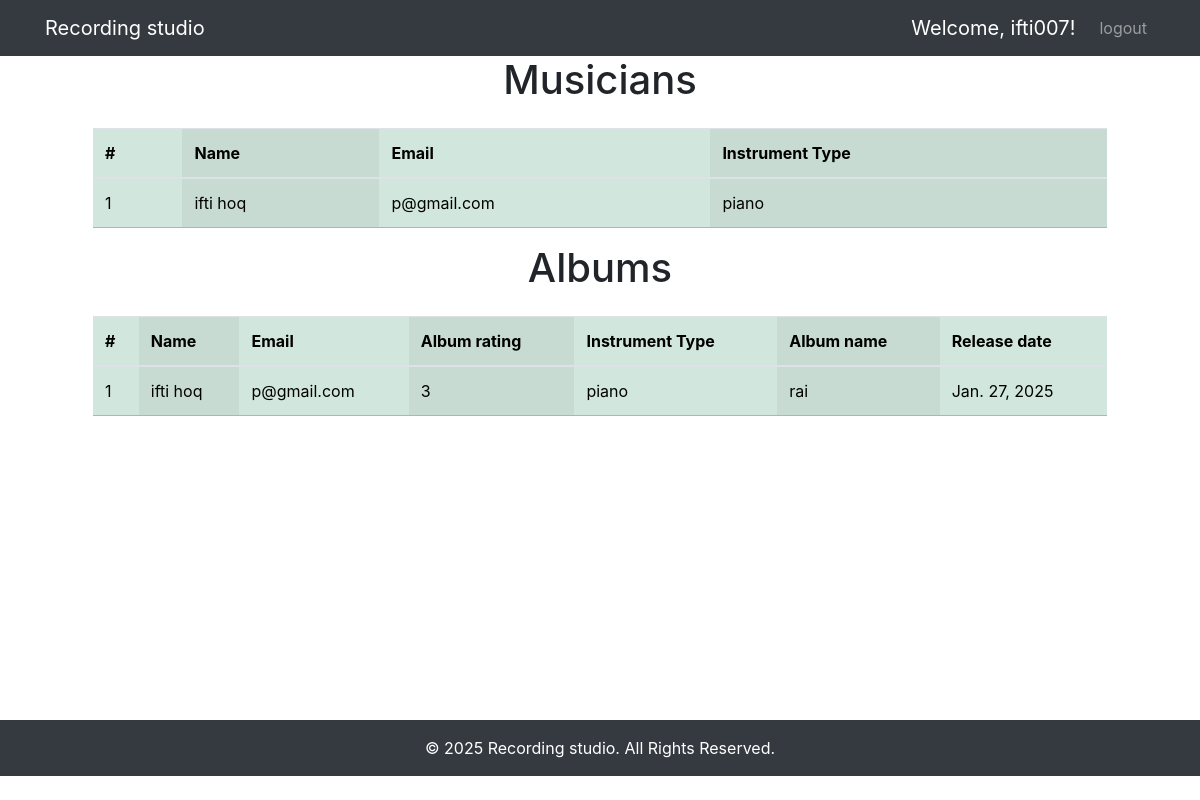
The app's page / (signed in) with its own data.
### musician/models.py (models this page shows, shortened)
class Musician(models.Model):
    ins_choices = [
        ('guitar', 'Guitar'),
        ('piano', 'Piano'),
        ('other', 'Other'),
    ]
    first_name = models.CharField(max_length=100)
    last_name = models.CharField(max_length=100)
    email = models.EmailField(unique=True)
    phone_number = models.CharField(max_length=15)
    instrument_type = models.CharField(max_length=50, choices=ins_choices)

### album/models.py (models this page shows, shortened)
class Album(models.Model):
    ratings = [
        (1, '1 star'),
        (2, '2 star'),
        (3, '3 star'),
        (4, '4 star'),
        (5, '5 star'),
    ]
    name = models.CharField(max_length=255)
    musician = models.ForeignKey(
        Musician,
        on_delete=models.CASCADE,
        related_name='albums'
    )
    release_date = models.DateField()
    rating = models.PositiveSmallIntegerField(
        choices=ratings,
    )

### recordingstudio/views.py (the view)
# urls.py: path('', views.Home, name = 'home'),
def Home(request):
    mdata =  mmodels.Musician.objects.all()
    adata =  amodels.Album.objects.all()
    return render(request, 'index.html', {'mdata': mdata, 'adata': adata})

### templates/index.html
{% extends 'base.html' %}
{% block content %}
<div class="container">
  <h1 class="text-center mb-4">Musicians</h1>
  <div class="ms-5 me-5">
  <table class="table table-success table-striped-columns">
      <thead>
          <tr>
              <th>#</th>
              <th>Name</th>
              <th>Email</th>
              <th>Instrument Type</th>
          </tr>
      </thead>
  {% if mdata %}
      {% for musician in mdata %}
      <tr>
          <td>{{ forloop.counter }}</td>
          <td>{{ musician.first_name }} {{ musician.last_name }}</a></td>
          <td>{{ musician.email }}</td>
          <td>{{ musician.instrument_type }}</td>
      </tr>
      {% endfor %}
  {% endif %}
      </table>
  </div>
  <h1 class="text-center mb-4">Albums</h1>
  <div class="ms-5 me-5">
  <table class="table table-success table-striped-columns">
      <thead>
          <tr>
              <th>#</th>
              <th>Name</th>
              <th>Email</th>
              <th>Album rating</th>
              <th>Instrument Type</th>
              <th>Album name</th>
              <th>Release date</th>
          </tr>
      </thead>
  {% if mdata %}
      {% for album in adata %}
      <tr>
          <td>{{ forloop.counter }}</td>
          <td>{{ album.musician.first_name }} {{ album.musician.last_name }}</td>
          <td>{{ album.musician.email }}</td>
          <td>{{ album.rating }}</td>
          <td>{{ album.musician.instrument_type }}</td>
          <td>{{ album.name }}</td>
          <td>{{ album.release_date }}</td>
      </tr>
      {% endfor %}
  {% endif %}
      </table>
  </div>
  </div>
{% endblock %}

### templates/base.html (shortened to what this page needs)
<!DOCTYPE html>
<html lang="en">
<head>
    <link href="https://cdn.jsdelivr.net/npm/bootstrap@5.3.2/dist/css/bootstrap.min.css" rel="stylesheet">
    <link rel="stylesheet" href="https://cdn.jsdelivr.net/npm/bootstrap@4.0.0/dist/css/bootstrap.min.css">
</head>
<body>
    <nav class="navbar navbar-expand-lg navbar-dark bg-dark">
        <div class="container">
            <a class="navbar-brand" href="#">Recording studio</a>
            <div class="collapse navbar-collapse" id="navbarNav">
                <ul class="navbar-nav ms-auto">
                    {% if user.is_authenticated %}
                    <li class="nav-item">
                        <span class="navbar-brand">Welcome, <a href="{% url 'profile' %}"  class="text-decoration-none text-white">{{ user.username }}!</a></span>
                    </li>
                    <li class="nav-item">
                        <a class="nav-link" href="{% url 'logout' %}">logout</a>
                    </li>
                    {% endif %}
                </ul>
            </div>
        </div>
    </nav>
    <div class="toast-container position-fixed bottom-0 end-0 p-3">
    </div>
    <main>
        {% block content %}
        {% endblock %}
    </main>
    <footer class="bg-dark text-white text-center py-3">
        <p class="mb-0">© 2025 Recording studio. All Rights Reserved.</p>
    </footer>
</body>
</html>

### templates/base.html (style rules this page uses)
main { min-height: 83vh; }

### records on screen
Musician: first_name "ifti", last_name "hoq", email "p@gmail.com", instrument_type "piano"
Album: musician.first_name "ifti", musician.last_name "hoq", musician.email "p@gmail.com", rating "3", musician.instrument_type "piano", name "rai", release_date "Jan. 27, 2025"

### other values on screen
{{ user.username }} "ifti007"
